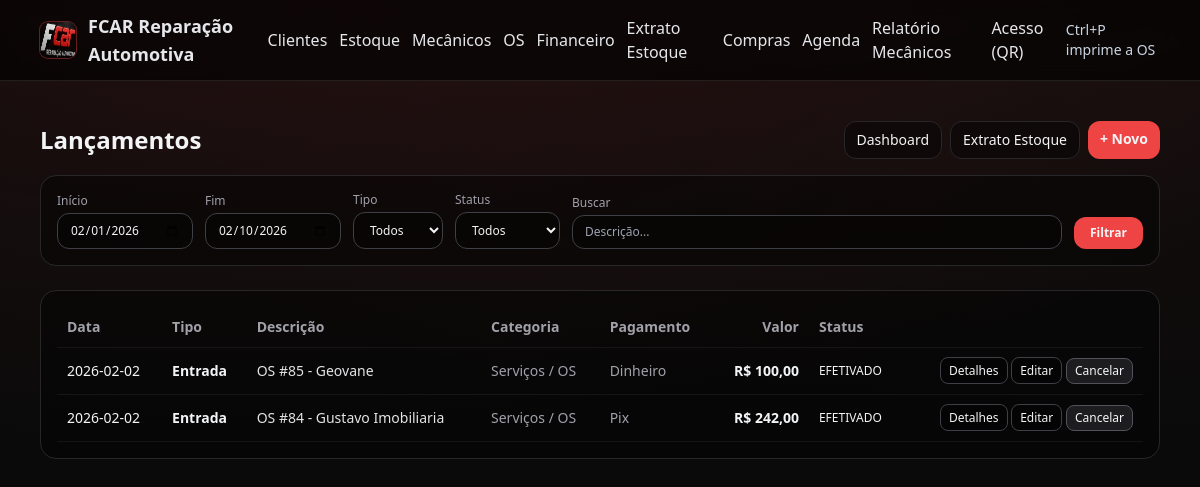
Before: /financeiro/lancamentos with the older database file.
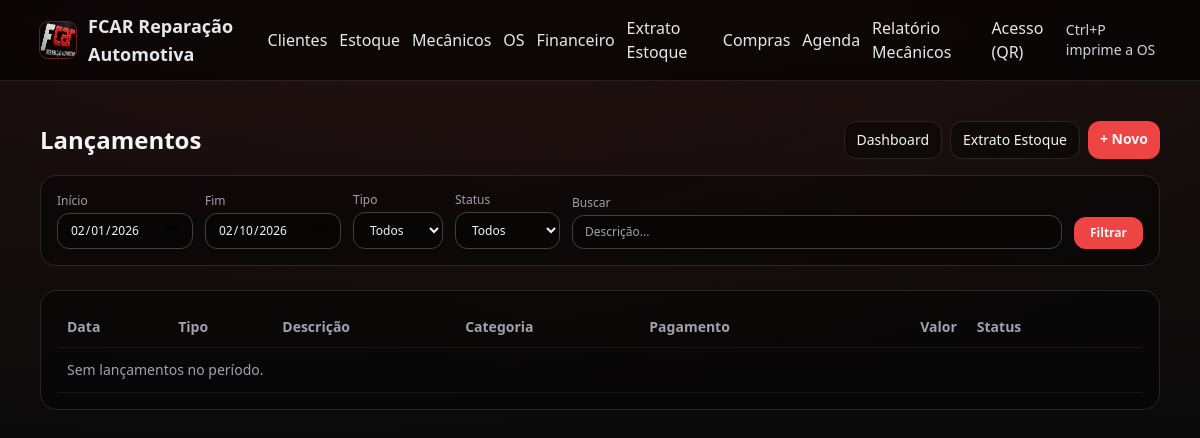
After: the same page with the newer database file.
### tables this page shows
CREATE TABLE fin_transactions(
    id INTEGER PRIMARY KEY AUTOINCREMENT,
    ttype TEXT NOT NULL,                 -- IN/OUT
    description TEXT NOT NULL,
    amount REAL NOT NULL DEFAULT 0,
    date TEXT NOT NULL,                  -- YYYY-MM-DD
    due_date TEXT,                       -- YYYY-MM-DD
    status TEXT NOT NULL DEFAULT 'PENDENTE', -- PENDENTE/EFETIVADO/CANCELADO
    payment_method_id INTEGER,
    category_id INTEGER,
    ref_type TEXT,                       -- OS/PURCHASE/ADHOC
    ref_id INTEGER,
    created_at TEXT NOT NULL,
    updated_at TEXT,
    FOREIGN KEY(payment_method_id) REFERENCES fin_payment_methods(id),
    FOREIGN KEY(category_id) REFERENCES fin_categories(id)
);

CREATE TABLE fin_categories(
    id INTEGER PRIMARY KEY AUTOINCREMENT,
    name TEXT NOT NULL UNIQUE,
    kind TEXT NOT NULL DEFAULT 'both' -- in/out/both
);

CREATE TABLE fin_payment_methods(
    id INTEGER PRIMARY KEY AUTOINCREMENT,
    name TEXT NOT NULL UNIQUE
);

### app.py (the view)
@login_required
@app.route("/financeiro/lancamentos")
def financeiro_lancamentos():
    db = get_db()
    today = _today_iso()
    ym = datetime.date.today().replace(day=1).isoformat()
    start = _parse_date(request.args.get("start"), ym)
    end = _parse_date(request.args.get("end"), today)
    ttype = (request.args.get("ttype") or "").strip()
    status = (request.args.get("status") or "").strip()
    q = (request.args.get("q") or "").strip()
    where = ["date BETWEEN ? AND ?"]
    params = [start, end]
    if ttype in ["IN", "OUT"]:
        where.append("ttype=?")
        params.append(ttype)
    if status in ["PENDENTE", "EFETIVADO", "CANCELADO"]:
        where.append("status=?")
        params.append(status)
    if q:
        where.append("(description LIKE ?)")
        params.append(f"%{q}%")
    rows = db.execute(
        f"""
        SELECT t.*, pm.name AS pm_name, c.name AS cat_name
          FROM fin_transactions t
          LEFT JOIN fin_payment_methods pm ON pm.id=t.payment_method_id
          LEFT JOIN fin_categories c ON c.id=t.category_id
         WHERE {' AND '.join(where)}
         ORDER BY t.date DESC, t.id DESC
        """,
        params,
    ).fetchall()
    return render_template(
        "financeiro_lancamentos.html",
        title="Lançamentos",
        rows=rows,
        start=start,
        end=end,
        ttype=ttype,
        status=status,
        q=q,
    )

### app.py (called while the page is built, shortened)
def get_db():
    db = getattr(g, "_db", None)
    if db is None:
        try:
            d = os.path.dirname(DB_PATH)
            if d:
                os.makedirs(d, exist_ok=True)
        except Exception:
            pass
        db = g._db = sqlite3.connect(DB_PATH)
        db.row_factory = sqlite3.Row
    return db

def fmt_money(v):
    return f"R$ {v:,.2f}".replace(",", "X").replace(".", ",").replace("X", ".")

@app.context_processor
def inject_flags():
    try:
        from flask import current_app
        has_acesso = ("acesso" in current_app.view_functions)
    except Exception:
        has_acesso = False
    username = session.get("username")
    return dict(has_acesso=has_acesso, username=username)

def _today_iso():
    return datetime.date.today().isoformat()

def _parse_date(s: str|None, default: str) -> str:
    if not s:
        return default

### templates/financeiro_lancamentos.html (shortened to what this page needs)
{% extends "base.html" %}
{% block body %}
<div class="max-w-6xl mx-auto py-6 text-gray-100">
  <div class="flex items-center justify-between mb-4">
    <h1 class="text-2xl font-semibold">Lançamentos</h1>
    <div class="flex gap-2">
      <a href="{{ url_for('financeiro_dashboard') }}" class="px-3 py-2 rounded-xl bg-black/40 border border-zinc-800 text-sm hover:bg-black/55">Dashboard</a>
      <a href="{{ url_for('financeiro_estoque') }}" class="px-3 py-2 rounded-xl bg-black/40 border border-zinc-800 text-sm hover:bg-black/55">Extrato Estoque</a>
      <a href="{{ url_for('financeiro_novo') }}" class="px-3 py-2 rounded-xl bg-red-500 hover:bg-red-600 text-sm font-semibold">+ Novo</a>
    </div>
  </div>
  <form method="get" class="rounded-2xl bg-black/40 border border-zinc-800 p-4 mb-6 flex flex-wrap gap-3 items-end text-sm">
    <div>
      <div class="text-xs text-zinc-400 mb-1">Início</div>
      <input type="date" name="start" value="{{ start }}" class="rounded-xl bg-black/40 border border-zinc-700 px-3 py-2 text-xs">
    </div>
    <div>
      <div class="text-xs text-zinc-400 mb-1">Fim</div>
      <input type="date" name="end" value="{{ end }}" class="rounded-xl bg-black/40 border border-zinc-700 px-3 py-2 text-xs">
    </div>
    <div>
      <div class="text-xs text-zinc-400 mb-1">Tipo</div>
      <select name="ttype" class="rounded-xl bg-black/40 border border-zinc-700 px-3 py-2 text-xs">
        <option value="">Todos</option>
      </select>
    </div>
    <div>
      <div class="text-xs text-zinc-400 mb-1">Status</div>
      <select name="status" class="rounded-xl bg-black/40 border border-zinc-700 px-3 py-2 text-xs">
        <option value="">Todos</option>
      </select>
    </div>
    <div class="flex-1 min-w-[220px]">
      <div class="text-xs text-zinc-400 mb-1">Buscar</div>
      <input type="text" name="q" value="{{ q }}" placeholder="Descrição..." class="w-full rounded-xl bg-black/40 border border-zinc-700 px-3 py-2 text-xs">
    </div>
    <button class="px-4 py-2 rounded-xl bg-red-500 hover:bg-red-600 text-xs font-semibold">Filtrar</button>
  </form>
  <div class="rounded-2xl bg-black/40 border border-zinc-800 p-4">
    <div class="overflow-x-auto">
      <table class="w-full text-sm">
        <thead>
          <tr class="text-left text-zinc-400">
            <th class="py-2">Data</th>
            <th>Tipo</th>
            <th>Descrição</th>
            <th>Categoria</th>
            <th>Pagamento</th>
            <th class="text-right">Valor</th>
            <th>Status</th>
            <th></th>
          </tr>
        </thead>
        <tbody>
          {% for r in rows %}
          <tr class="border-t border-zinc-800">
            <td class="py-2">{{ r.date }}</td>
            <td class="font-semibold">{% if r.ttype=='IN' %}Entrada{% else %}Saída{% endif %}</td>
            <td class="text-zinc-200">{{ r.description }}</td>
            <td class="text-zinc-400">{{ r.cat_name or '-' }}</td>
            <td class="text-zinc-400">{{ r.pm_name or '-' }}</td>
            <td class="text-right font-semibold">{{ r.amount|money }}</td>
            <td class="text-xs">{{ r.status }}</td>
            <td class="text-right">
              <a href="{{ url_for('financeiro_ver', tx_id=r.id) }}" class="px-2 py-1 rounded-lg bg-black/30 border border-zinc-700 hover:bg-black/50 text-xs">Detalhes</a>
              <a href="{{ url_for('financeiro_editar', tx_id=r.id) }}" class="px-2 py-1 rounded-lg bg-black/30 border border-zinc-700 hover:bg-black/50 text-xs">Editar</a>
              <form method="post" action="{{ url_for('financeiro_cancelar', tx_id=r.id) }}" style="display:inline">
                <button class="px-2 py-1 rounded-lg bg-zinc-700/40 border border-zinc-600 hover:bg-zinc-700/60 text-xs" onclick="return confirm('Cancelar lançamento?')">Cancelar</button>
              </form>
            </td>
          </tr>
          {% endfor %}
          {% if not rows %}
          <tr><td colspan="8" class="py-3 text-zinc-400">Sem lançamentos no período.</td></tr>
          {% endif %}
        </tbody>
      </table>
    </div>
  </div>
</div>
{% endblock %}

### templates/base.html (shortened to what this page needs)
<!doctype html>
<html lang="pt-BR">
<head>
  <script src="https://cdn.tailwindcss.com"></script>
</head>
<body>
  <nav class="noprint border-b border-white/10 sticky top-0 z-10 bg-black/60 backdrop-blur">
    <div class="max-w-6xl mx-auto px-4 py-3 flex items-center gap-3">
      <a href="{{ url_for('index') }}" class="flex items-center gap-3">
        <img src="{{ url_for('static', filename='logo.png') }}" alt="FCAR Reparação Automotiva" class="h-9 w-9 rounded-lg ring-1 ring-red-500/40 shadow" />
        <span class="font-semibold text-lg">FCAR Reparação Automotiva</span>
      </a>
      <a href="{{ url_for('clientes') }}" class="hover:text-white">Clientes</a>
      <a href="{{ url_for('estoque') }}" class="hover:text-white">Estoque</a>
      <a href="{{ url_for('mecanicos') }}" class="hover:text-white">Mecânicos</a>
      <a href="{{ url_for('os_list') }}" class="hover:text-white">OS</a>
      <a href="{{ url_for('financeiro_dashboard') }}" class="hover:text-white">Financeiro</a>
      <a href="{{ url_for('financeiro_estoque') }}" class="hover:text-white">Extrato Estoque</a>
      <a href="{{ url_for('compras_list') }}" class="hover:text-white">Compras</a>
      <a href="{{ url_for('agenda') }}" class="hover:text-white">Agenda</a>
      <a href="{{ url_for('relatorio_mecanicos') }}" class="hover:text-white">Relatório Mecânicos</a>
      {% if has_acesso %}
      <a href="{{ url_for('acesso') }}" class="hover:text-white">Acesso (QR)</a>
      {% endif %}
      <span class="ml-auto text-sm muted">Ctrl+P imprime a OS</span>
    </div>
  </nav>
  <main class="max-w-6xl mx-auto p-4">
    {% block body %}{% endblock %}
  </main>
</body>
</html>

### templates/base.html (style rules this page uses)
:root { --brand:#ef4444; --brand-600:#dc2626; --ink:#e5e7eb; --muted:#cbd5e1; }
body { background: radial-gradient(1200px 500px at 20% -10%, rgba(239,68,68,0.10), transparent), radial-gradient(1200px 500px at 90% -10%, rgba(239,68,68,0.06), transparent), #0a0a0a; color: var(--ink); }
.muted { color: var(--muted); }
a { color:#fecaca; }
table { width:100%; border-collapse: collapse; }
th, td { padding: 10px; border-bottom: 1px solid rgba(255,255,255,0.06); }

Changed rows visible on the page:
removed fin_transactions: date "2026-02-02", ttype "Entrada", description "OS #85 - Geovane", name "Serviços / OS", name "Dinheiro", amount "R$ 100,00", status "EFETIVADO"
removed fin_transactions: date "2026-02-02", ttype "Entrada", description "OS #84 - Gustavo Imobiliaria", name "Serviços / OS", name "Pix", amount "R$ 242,00", status "EFETIVADO"
Other visible differences:
text now shown: "Sem lançamentos no período."
